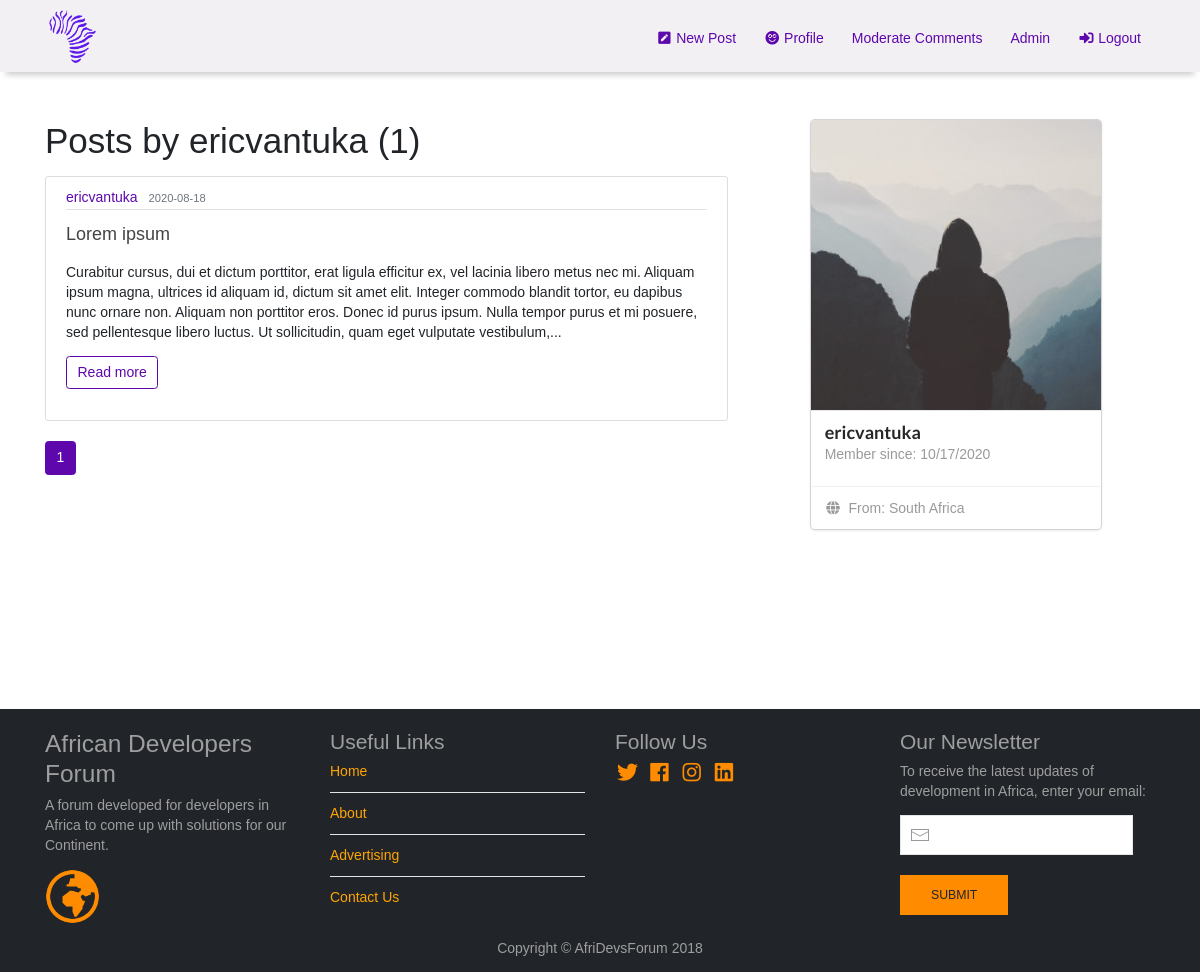
Screenshot of /user-profile/ericvantuka (signed in) with the database file from the repository.
### flaskblog/models.py (models this page shows, shortened)
class User(db.Model, UserMixin):  # this class is used for creating the database table User
    id = db.Column(db.Integer, primary_key = True)  # id attribute/column that is an integer and primary key
    name = db.Column(db.String(64))
    username = db.Column(db.String(20), unique = True, nullable = False)
    email = db.Column(db.String(120), unique = True, nullable = False)
    country = db.Column(db.String(20), nullable = False)
    about_me = db.Column(db.Text())
    member_since = db.Column(db.DateTime, default = datetime.utcnow)
    image_file = db.Column(db.String(20), nullable = False, default = 'default.jpg')
    password = db.Column(db.String(60), nullable = True)
    confirmed = db.Column(db.Boolean, default = False)
    role_id = db.Column(db.Integer, db.ForeignKey('role.id'))
    posts = db.relationship('Post', backref = 'author',
                            lazy = True)  # defining a relationship between user(author) & post
    comments = db.relationship('Comment', backref = 'author', lazy = 'dynamic')
    def can(self, permissions):
        return self.role is not None and \
               (self.role.permissions & permissions) == permissions

class Post(db.Model):
    __searchable__ = ['title', 'content']
    id = db.Column(db.Integer, primary_key = True)
    title = db.Column(db.String(100), nullable = False)
    date_posted = db.Column(db.DateTime, nullable = False, default = datetime.utcnow)
    content = db.Column(db.Text, nullable = False)
    user_id = db.Column(db.Integer, db.ForeignKey('user.id'), nullable = False)  # a foreign key
    tag = db.relationship('Tag', secondary = post_tag, backref = 'post', lazy = 'dynamic')
    comments = db.relationship('Comment', backref = 'post', lazy = 'dynamic')

### flaskblog/users/routes.py (the view)
@users.route("/user-profile/<string:username>")
def user_profile(username):
    page = request.args.get('page', 1, type = int)
    user = User.query.filter_by(username = username).first_or_404()
    image_file = url_for('static', filename = 'profile_pics/' + user.image_file)
    posts = Post.query.filter_by(author = user) \
        .order_by(Post.date_posted.desc()) \
        .paginate(page = page, per_page = current_app.config['FLASKY_POSTS_PER_PAGE'])
    if user and posts is None:
        abort(404)
    return render_template('user_profile.html', user = user, image_file = image_file, posts = posts)

### flaskblog/main/__init__.py (called while the page is built)
@main.app_context_processor
def inject_permissions():
    return dict(Permission = Permission)

### flaskblog/models.py (called while the page is built)
@login_manager.user_loader  # decorator used for reloading the user based on the user id stored in the session
def load_user(user_id):  # this function gets the user id
    return User.query.get(int(user_id))

### flaskblog/users/routes.py (called while the page is built)
@users.before_app_request
def before_request():
    if current_user.is_authenticated:
        if not current_user.confirmed \
                and request.endpoint \
                and request.blueprint != 'users' \
                and request.endpoint != 'static':
            return redirect(url_for('users.unconfirmed'))

### flaskblog/templates/user_profile.html (shortened to what this page needs)
{% extends 'layout.html' %}
{% block content %}
<h1 class="mb-3">Posts by {{ user.username }} ({{ posts.total }})</h1>
{% for post in posts.items %}
<article class="media content-section">
    <div class="media-body">
        <div class="article-metadata">
            <a class="mr-2" id="username" href="#">{{ post.author.username }}</a>
            <small class="text-muted">{{ post.date_posted.strftime('%Y-%m-%d') }}</small>
        </div>
        <h2><a class="article-title" href="{{ url_for('posts.post', post_id=post.id) }}">{{ post.title }}</a></h2>
        {% if post.content|length > 400 %}
        <p class="article-content">{{ post.content | truncate(400)| safe}}</p>
        <a class="btn btn-outline-info mb-4" href="{{ url_for('posts.post', post_id=post.id) }}">Read more </a>
        {% else %}
        <p class="article-content">{{ post.content | safe}}</p>
        {% endif %}
    </div>
</article>
{% endfor %}
{% for page_num in posts.iter_pages(left_edge=1, right_edge=1, left_current=1, right_current=2) %}
{% if page_num %}
{% if posts.page == page_num %}
<a class="btn btn-info mb-4" href="{{ url_for('users.user_profile',username=user.username, page=page_num) }}">{{
    page_num }}</a>
{% else %}
<a class="btn btn-outline-info mb-4" href="{{ url_for('users.user_profile',username=user.username, page=page_num) }}">{{
    page_num }}</a>
{% endif %}
{% else %}
...
{% endif %}
{% endfor %}
{% endblock content %}
{% block side_bar %}
<div class="ui centered card" wfd-id="341">
    <div class="image" wfd-id="347">
        <img src="{{ image_file }}">
    </div>
    <div class="content" wfd-id="343">
        <a class="header">
            {% if user.name %}
            {{ user.name }}
            {% else %}
            {{ user.username }}
            {% endif %}</a>
        <div class="meta" wfd-id="345">
            <span class="date" wfd-id="346">Member since: {{ moment(user.member_since).format('L') }}</span>
        </div>
    </div>
    <div class="extra content" wfd-id="342">
        <a href="#">
            <i class="globe icon"></i>
            From: {{ user.country }}
        </a>
    </div>
</div>
{% endblock side_bar%}

### flaskblog/static/css/main.css (style rules this page uses)
* { font-family: Futura, "Trebuchet MS", Arial, sans-serif; }
body { background: #fafafa; color: #333333; margin: 0; }
h1, h2, h3, h4, h5, h6 { color: #444444; }
.content-section { background: #ffffff; padding: 10px 20px; border: 1px solid #dddddd; border-radius: 3px; margin-bottom: 20px; }
.article-title { color: #444444; font-size:large; }
.article-content { white-space: pre-line; font-size: small; }
.article-metadata { padding-bottom: 1px; margin-bottom: 4px; border-bottom: 1px solid #e3e3e3 }
.article-metadata #username { color: #5d07ad; }
#main .content-section .media-body .btn-outline-info { color: #5d07ad; border-color: #5d07ad; }
#main .btn-info { background-color: #5d07ad; color:#ffffff; border-color: #5d07ad; }

### rows the page displays
User: username "ericvantuka", member_since "10/17/2020", country "South Africa"
Post: author.username "ericvantuka", date_posted "2020-08-18", title "Lorem ipsum", content "Curabitur cursus, dui et dictum porttitor, erat ligula efficitur ex, vel lacinia libero metus nec mi. Aliquam ipsum magna, ultrices id aliquam id, dictum sit amet elit. Integer commodo blandit tortor, eu dapibus nunc ornare non. Aliquam non porttitor eros. Donec id purus ipsum. Nulla tempor purus et mi posuere, sed pellentesque libero luctus. Ut sollicitudin, quam eget vulputate vestibulum,..."

### other values shown
{{ posts.total }} "1"
{{ page_num }} "1"
